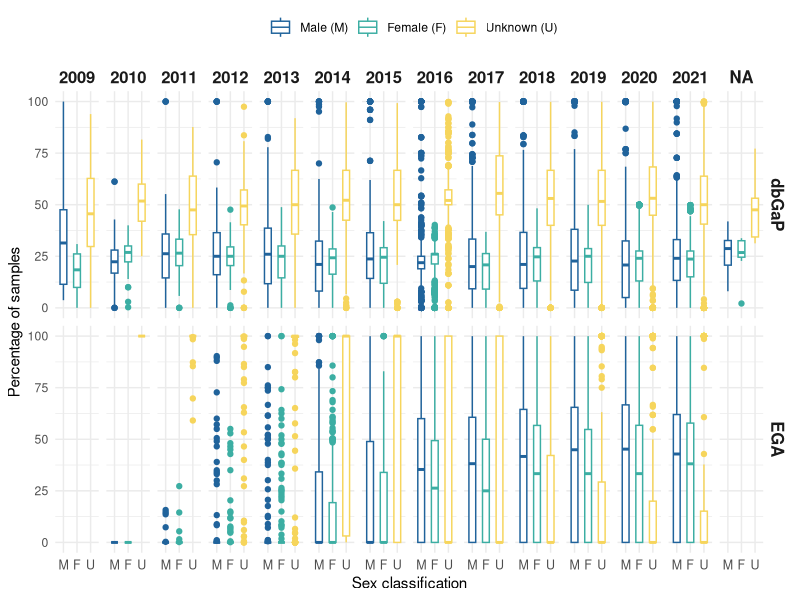
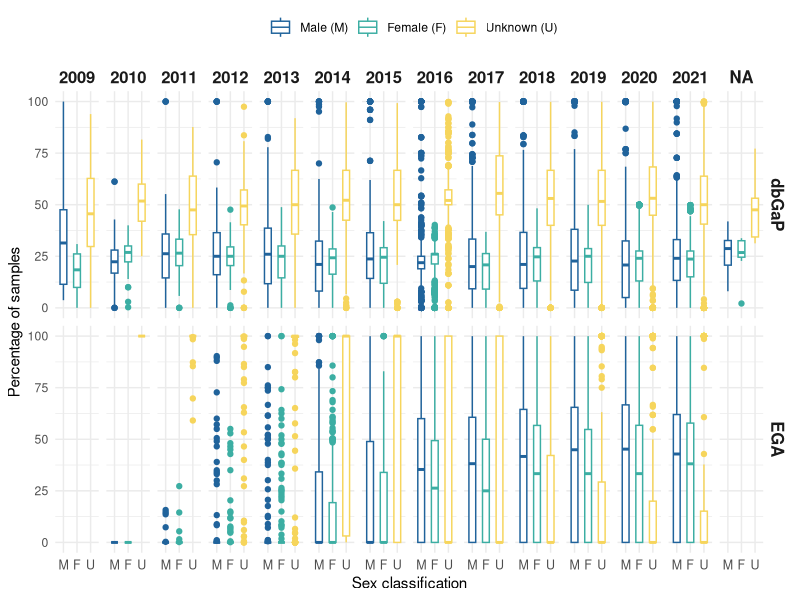

Write the R code that produced these figures, in order.
#########################################
library(data.table)
library(reshape2)
library(ggplot2)
library(stringr)
library(lubridate)

ega = fread("../ega/all_EGA_samples.txt")
ega$total_all = length(unique(ega$ega_stable_id))
ega$year = str_split_fixed(ega$date_study, '-', 2)[,1]
colnames(ega)[1] = "dataset_id"
#d2 = melt(d,id.vars = c("ega_stable_id", "repository", "to_char", "total"))
dbgap = fread("../dbpgap/summary_fourth.csv")
dbgap$total = dbgap$male +  dbgap$female +  dbgap$unknown
dbgap$repository="dbGaP"
dbgap$total_all = length(unique(dbgap$dataset_id))
dbgap$date = parse_date_time(dbgap$date, orders = c('mdy', 'dmy','ymd', "%d %m &y %H:%M:%S %Y"))
dbgap$year =str_split_fixed(dbgap$date, '-', 2)[,1]

ega_dbgap = rbind(ega,dbgap, fill = T)

ega_dbgap


library(reshape2)
ega_dbgap_m = melt(ega_dbgap[,c(1:5,7:9)],
                   id.vars = c("dataset_id", "repository", "year", "total", "total_all"))

library(dplyr)
ega_dbgap_m_percent = ega_dbgap_m %>% 
  mutate(value_percent = (value / total) * 100)

library(ggplot2)
bp = ggplot(subset(ega_dbgap_m_percent, !year %in% c("",1980)),
            aes(x = variable, y = value_percent , color = variable))+
 # geom_dotplot()+
  #geom_violin()+
  geom_boxplot(width=0.5)+
  facet_grid(repository~year)+
  ylab("Percentage of samples")+
  scale_color_manual(values = c("#20639b", "#3caea3","#f6d55c"),
                     labels = c("Male (M)", "Female (F)", "Unknown (U)"),
                     name ="")+
  xlab("Sex classification")+
  scale_x_discrete(labels= c("M", "F", "U"))+
  theme_minimal()+
  theme(legend.position="top",
        strip.text = element_text(size = 12, face = "bold"),
        axis.text.x = element_text(size = 9))

bp


png('../figures/figure4.png',
    width = 3000, height = 1000, res = 250)
bp
dev.off()
